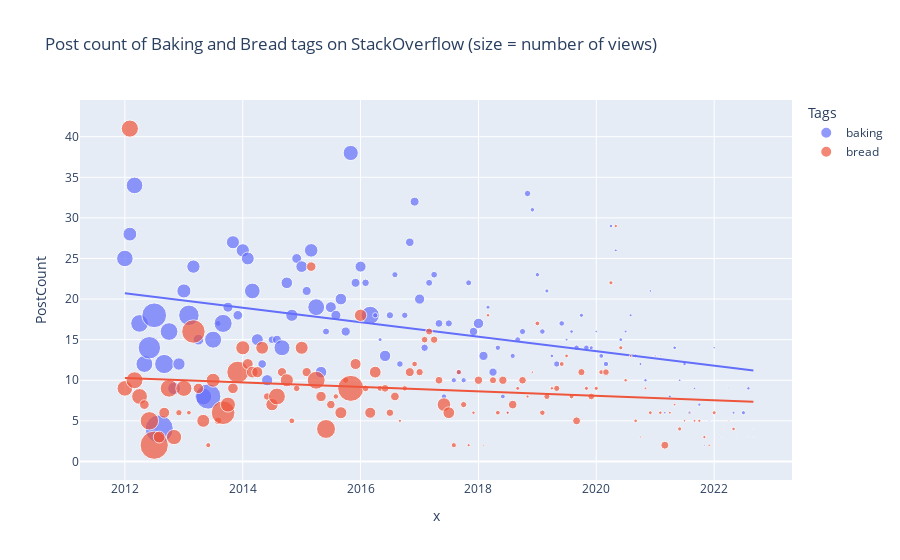

Notebook source saved alongside this figure:
### Code cell
fig = px.scatter(mytags,
           x=mytags.CreationDate.dt.to_timestamp(),
           y="PostCount",
           color="Tags",
           title="Post count of Baking and Bread tags on StackOverflow (size = number of views)",
           trendline="ols",
           size="ViewCount",
           )
           #hover_name="Title")

fig.show()
